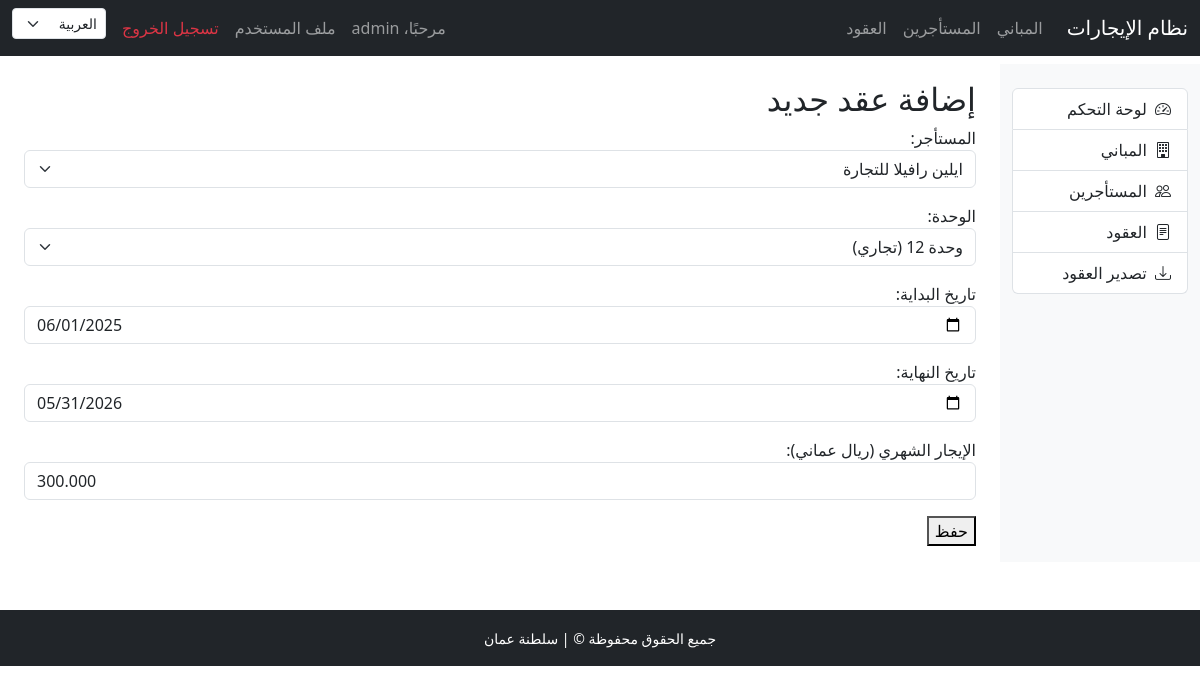
The page /ar/contracts/1/edit/ (signed in) on the database its author committed.
### contracts/models.py (models this page shows, shortened)
class Contract(models.Model):
  tenant = models.ForeignKey(
    'tenants.Tenant',
    on_delete=models.CASCADE,
    verbose_name=_("المستأجر")
  )
  unit = models.ForeignKey(
    'buildings.Unit',
    on_delete=models.CASCADE,
    verbose_name=_("الوحدة")
  )
  start_date = models.DateField(
    default=date.today,
    verbose_name=_("تاريخ البداية")
  )
  end_date = models.DateField(
    verbose_name=_("تاريخ النهاية")
  )
  monthly_rent = models.DecimalField(
    max_digits=10,
    decimal_places=3,
    verbose_name=_("الإيجار الشهري (ريال عماني)")
  )
  class Meta:
    verbose_name = _("عقد")
    verbose_name_plural = _("العقود")

### contracts/views.py (the view)
# urls.py: path('<int:pk>/edit/', ContractUpdateView.as_view(), name='contract_edit'),
class ContractUpdateView(LoginRequiredMixin, UpdateView):
  model = Contract
  form_class = ContractForm
  template_name = 'contracts/contract_form.html'
  success_url = reverse_lazy('contract_list')

### contracts/forms.py
class ContractForm(forms.ModelForm):
  class Meta:
    model = Contract
    fields = ['tenant', 'unit', 'start_date', 'end_date', 'monthly_rent']
    widgets = {
      'tenant': forms.Select(attrs={'class': 'form-select'}),
      'unit': forms.Select(attrs={'class': 'form-select'}),
      'start_date': forms.DateInput(attrs={'type': 'date', 'class': 'form-control'}),
      'end_date': forms.DateInput(attrs={'type': 'date', 'class': 'form-control'}),
      'monthly_rent': forms.NumberInput(attrs={'class': 'form-control'}),
    }

### buildings/models.py (called while the page is built)
  def __str__(self):
    return f"وحدة {self.unit_number} ({'تجاري' if self.is_commercial else 'سكني'})"

### tenants/models.py (called while the page is built)
  def __str__(self):
    return self.full_name

### templates/contracts/contract_form.html (shortened to what this page needs)
{% extends 'base.html' %}
{% load i18n %}
{% block content %}
<h2>{% trans "إضافة عقد جديد" %}</h2>
<form method="post">
    {{ form.as_p }}
    <button type="submit">{% trans "حفظ" %}</button>
</form>
{% endblock %}

### templates/includes/navbar.html (shortened to what this page needs)
<nav class="navbar navbar-expand-lg navbar-dark bg-dark">
  <div class="container-fluid">
    <a class="navbar-brand" href="{% url 'dashboard' %}">نظام الإيجارات</a>
    <div class="collapse navbar-collapse" id="navbarSupportedContent">
      <ul class="navbar-nav me-auto mb-2 mb-lg-0">
        {% if user.is_authenticated %}
        <li class="nav-item"><a class="nav-link" href="{% url 'building_list' %}">المباني</a></li>
        <li class="nav-item"><a class="nav-link" href="{% url 'tenant_list' %}">المستأجرين</a></li>
        <li class="nav-item"><a class="nav-link" href="{% url 'contract_list' %}">العقود</a></li>
        {% endif %}
      </ul>
      <ul class="navbar-nav">
        {% if user.is_authenticated %}
        <li class="nav-item">
          <span class="nav-link">مرحبًا، {{ user.username }}</span>
        </li>
        <li class="nav-item">
          <a class="nav-link" href="{% url 'profile' %}">ملف المستخدم</a>
        </li>
        <li class="nav-item">
          <a class="nav-link text-danger" href="{% url 'logout' %}">تسجيل الخروج</a>
        </li>
        {% else %}
        <li class="nav-item">
          <a class="nav-link" href="{% url 'login' %}">تسجيل الدخول</a>
        </li>
        {% endif %}
        <li class="nav-item">
          <form action="{% url 'set_language' %}" method="post" class="d-flex align-items-center">
            <select name="language" onchange="this.form.submit()" class="form-select form-select-sm ms-2">
              <option value="ar" {% if LANGUAGE_CODE == 'ar' %}selected{% endif %}>العربية</option>
            </select>
          </form>
        </li>
      </ul>
    </div>
  </div>
</nav>

### rows shown on the page
Contract: tenant "ايلين رافيلا للتجارة", unit "وحدة 12 (تجاري)", start_date "06/01/2025", end_date "05/31/2026", monthly_rent "300.000"

### other values the page prints
{{ user.username }} "admin"
